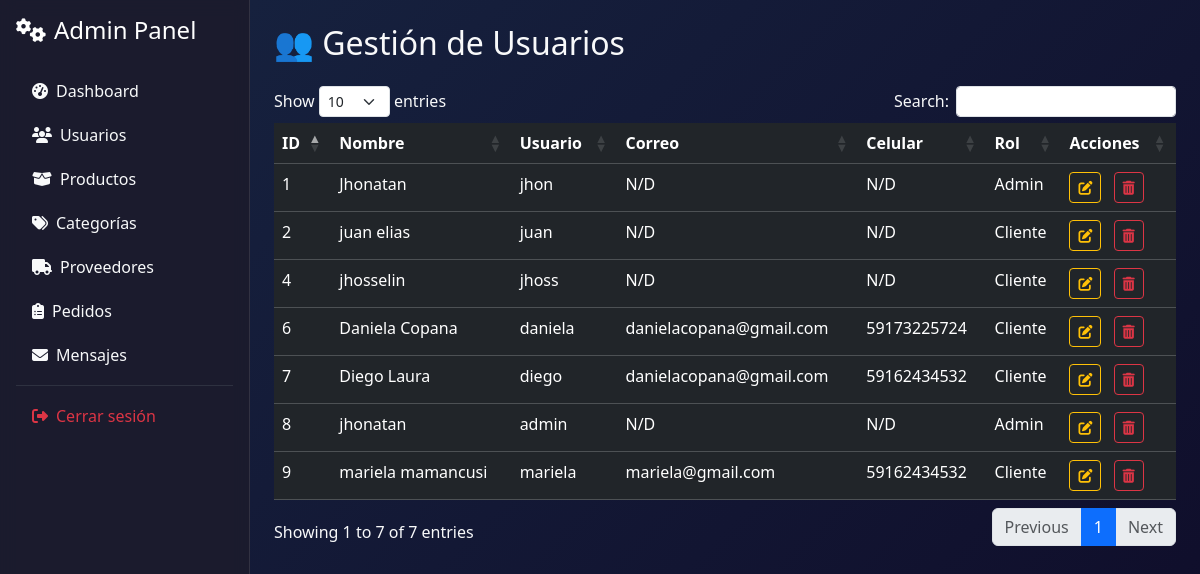
Screenshot of /admin/usuarios (signed in) with the database file from the repository.
### models/usuario.py (models this page shows, shortened)
class Usuario(db.Model):
    __tablename__ = 'usuarios'
    id = db.Column(db.Integer, primary_key=True)
    nombre = db.Column(db.String(100), nullable=False)
    username = db.Column(db.String(80), unique=True, nullable=False)
    password = db.Column(db.String(200), nullable=False)
    rol = db.Column(db.String(20), nullable=False)
    correo = db.Column(db.String(120))
    celular = db.Column(db.String(20))

### controllers/admin_controller.py (the view)
@admin_bp.route('/usuarios')
def lista_usuarios():
    if session.get('rol') != 'admin':
        flash('Acceso denegado.', 'danger')
        return redirect(url_for('usuario.login'))
    usuarios = Usuario.query.all()
    return render_template('admin/usuarios/lista.html', usuarios=usuarios)

### app.py (called while the page is built)
@app.context_processor
def inject_active_path():
    def is_active(path):
        return 'active' if request.path == path else ''
    return dict(is_active=is_active)

@app.context_processor
def cantidad_carrito():
    def contar_productos():
        if session.get('rol') == 'cliente' and session.get('id'):
            items = Carrito.query.filter_by(usuario_id=session['id']).all()
            return len(items)
        return 0
    return dict(cantidad_en_carrito=contar_productos())

### templates/admin/usuarios/lista.html (shortened to what this page needs)
{% extends 'base_admin.html' %}
{% block content %}
<h2 class="mb-4">👥 Gestión de Usuarios</h2>
<div class="table-responsive animate__animated animate__fadeInUp">
  <table class="table table-dark table-hover data-table">
    <thead>
      <tr>
        <th>ID</th>
        <th>Nombre</th>
        <th>Usuario</th>
        <th>Correo</th>
        <th>Celular</th>
        <th>Rol</th>
        <th>Acciones</th>
      </tr>
    </thead>
    <tbody>
      {% for usuario in usuarios %}
      <tr>
        <td>{{ usuario.id }}</td>
        <td>{{ usuario.nombre }}</td>
        <td>{{ usuario.username }}</td>
        <td>{{ usuario.correo or 'N/D' }}</td>
        <td>{{ usuario.celular or 'N/D' }}</td>
        <td>{{ usuario.rol|capitalize }}</td>
        <td>
          <a href="{{ url_for('admin.editar_usuario', id=usuario.id) }}" class="btn btn-sm btn-outline-warning me-2">
            <i class="fas fa-edit"></i>
          </a>
          <a href="#" onclick="confirmDelete('{{ usuario.id }}')" class="btn btn-sm btn-outline-danger">
            <i class="fas fa-trash-alt"></i>
          </a>
        </td>
      </tr>
      {% endfor %}
    </tbody>
  </table>
</div>
{% endblock %}

### templates/base_admin.html (style rules this page uses)
:root { --admin-sidebar: #1a1a2e; --admin-main: #16213e; --admin-accent: #0f3460; }
body { font-family: 'Segoe UI', system-ui, sans-serif; overflow-x: hidden; }

### rows the page displays
Usuario: id "1", nombre "Jhonatan", username "jhon", correo "N/D", celular "N/D", rol "Admin"
Usuario: id "2", nombre "juan elias", username "juan", correo "N/D", celular "N/D", rol "Cliente"
Usuario: id "4", nombre "jhosselin", username "jhoss", correo "N/D", celular "N/D", rol "Cliente"
Usuario: id "6", nombre "Daniela Copana", username "daniela", correo "danielacopana@gmail.com", celular "59173225724", rol "Cliente"
Usuario: id "7", nombre "Diego Laura", username "diego", correo "danielacopana@gmail.com", celular "59162434532", rol "Cliente"
Usuario: id "8", nombre "jhonatan", username "admin", correo "N/D", celular "N/D", rol "Admin"
Usuario: id "9", nombre "mariela mamancusi", username "mariela", correo "mariela@gmail.com", celular "59162434532", rol "Cliente"
